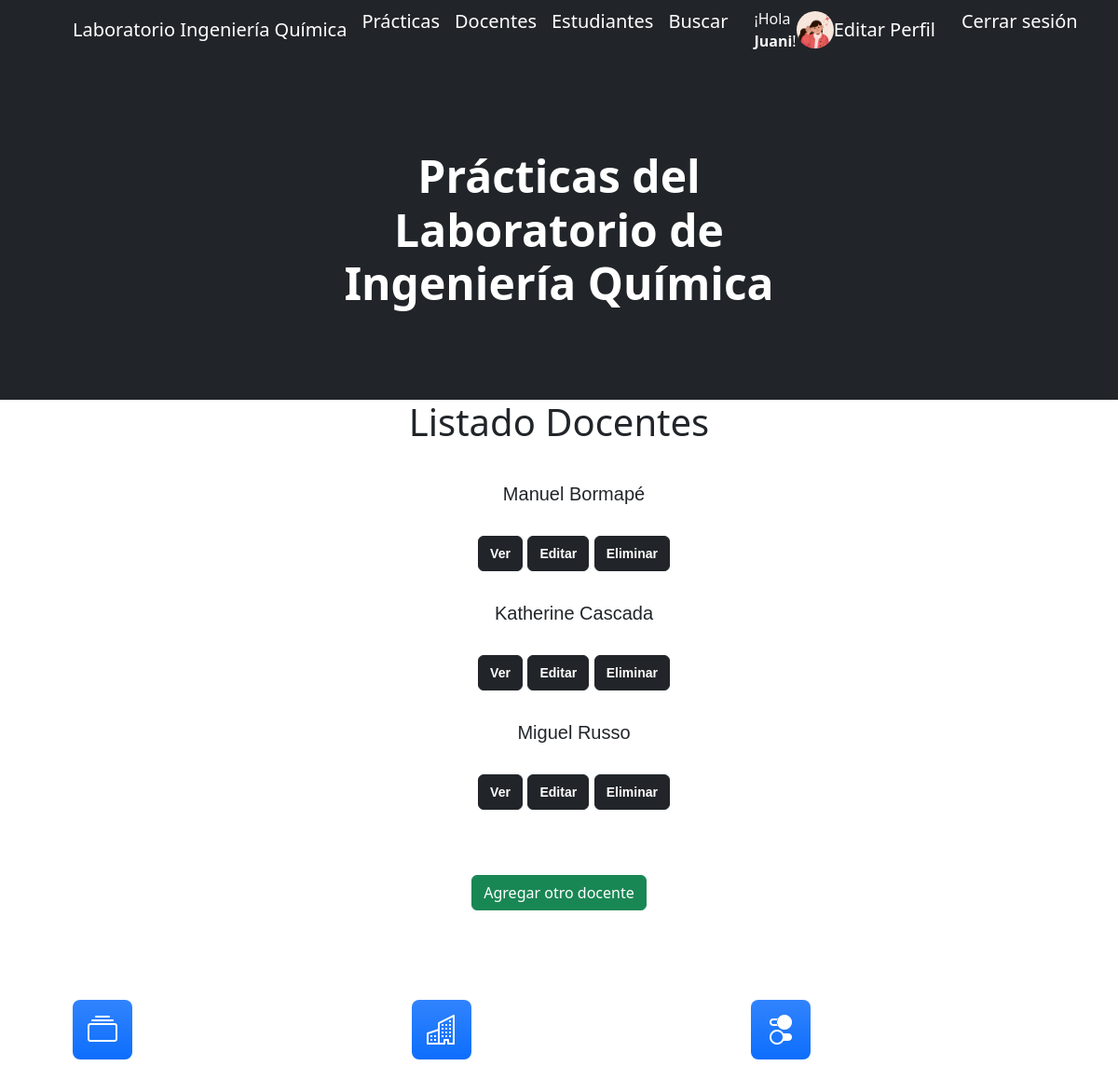
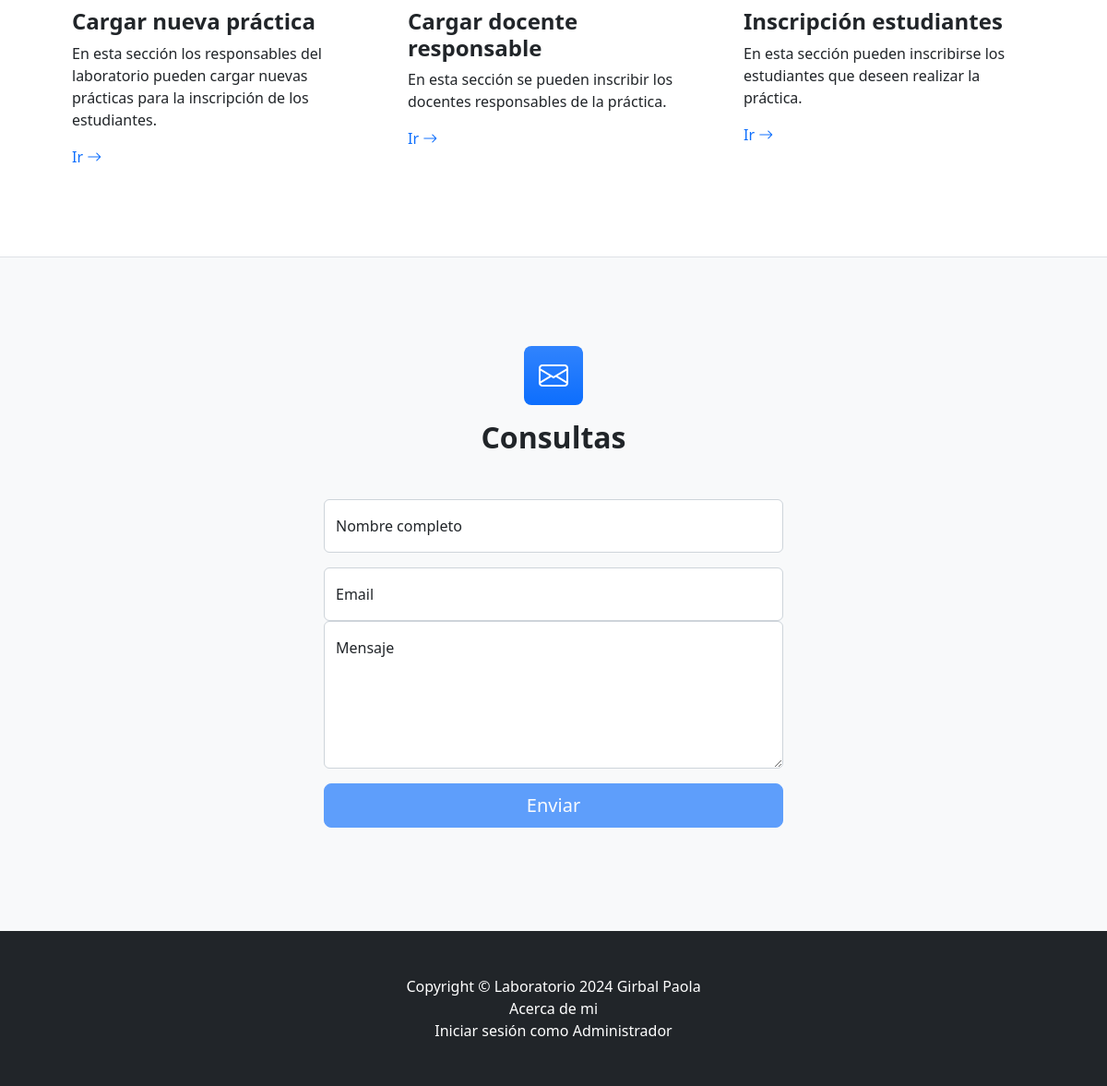
Page /docenteListado/ (signed in) on the committed database (2 pictures, top to bottom).
### AppLab/models.py (models this page shows, shortened)
class UserProfile(models.Model):
    user = models.OneToOneField(User, on_delete=models.CASCADE)
    avatar = models.ImageField(upload_to='avatars/', null=True, blank=True)

class Docente(models.Model):
    nombre = models.CharField(max_length=30)
    apellido = models.CharField(max_length=30)
    legajo = models.IntegerField()
    email = models.EmailField()

### AppLab/views.py (the view)
# urls.py: path('docenteListado/', DocenteListado.as_view(), name = "docentes"),
class DocenteListado(ListView):
    model = Docente
    context_object_name = "docentes"
    template_name = "AppLab/docenteListado.html"

### AppLab/templates/AppLab/docenteListado.html (shortened to what this page needs)
{% extends "AppLab/padre.html" %}
{% load static %}
{% block contenidoQueCambia %}
<div class="container text-center">
    <h1>Listado Docentes</h1>
</div>
<div class="container text-center">
    <ul class="docente-list">
        <br>
        {% for docente in docentes %}
            <li>{{docente.nombre}} {{docente.apellido}}</li>
                <br>
                <button class="btn btn-dark">
                    <a href="{% url 'docente' docente.id %}" class="btn-link">Ver</a>
                </button>
                <button class="btn btn-dark">
                    <a href="{% url 'docente_editar' docente.id %}" class="btn-link">Editar</a>
                </button>
                <button class="btn btn-dark">
                    <a href="{% url 'docente_borrar' docente.id %}" class="btn-link">Eliminar</a>
                </button>
                <br>
                <br>
        {% endfor %}
    </ul>
    <br>
    <a href="{% url 'docente_crear' %}" class="btn btn-success">Agregar otro docente</a>
</div>
{% endblock %}

### AppLab/templates/AppLab/padre.html (shortened to what this page needs)
<!DOCTYPE html>
<html lang="en">
    <head>
        {% load static %}
        <link href="https://cdn.jsdelivr.net/npm/bootstrap-icons@1.4.1/font/bootstrap-icons.css" rel="stylesheet" />
        <link href="{% static 'AppLab/css/styles.css' %}" rel="stylesheet" />
    </head>
    <body>
        <nav class="navbar navbar-expand-lg navbar-dark bg-dark">
            <div class="container px-5">
                <a class="navbar-brand" href="{% url 'inicio' %}">Laboratorio Ingeniería Química</a>
                <div class="collapse navbar-collapse" id="navbarSupportedContent">
                    <ul class="navbar-nav ms-auto mb-2 mb-lg-0">
                        <li class="nav-item"><a class="navbar-brand" href="{% url 'practicas' %}">Prácticas</a></li>
                        <li class="nav-item"><a class="navbar-brand" href="{% url 'docentes' %}">Docentes</a></li>
                        <li class="nav-item"><a class="navbar-brand" href="{% url 'estudiantes' %}">Estudiantes</a></li>
                        <li class="nav-item"><a class="navbar-brand" href="{% url 'buscar' %}">Buscar</a></li>
                    {% if request.user.is_authenticated %}
                        <div class="container d-flex align-items-center">
                            <span class="text-light mr-2"> ¡Hola <strong>{{ request.user.username }}</strong>!</span>
                            {% if request.user.userprofile.avatar %}
                                <img src="{{ request.user.userprofile.avatar.url }}" alt="Avatar" height="40" class="rounded-circle">
                            {% else %}
                                <img src="{% static 'default-avatar.png' %}" alt="Avatar" height="40" class="rounded-circle">
                            {% endif %}
                            <a class="navbar-brand ml-2" href="{% url 'editar_usuario' %}">Editar Perfil</a>
                        </div>
                        <form action="{% url 'logout' %}" method="post" id="logoutForm" class="ml-2">
                            <a class="navbar-brand" href="#" onclick="document.getElementById('logoutForm').submit();">Cerrar sesión</a>
                        </form>
                    {% else %}
                        <li class="nav-item"><a class="navbar-brand" href="{% url 'login' %}">Iniciar sesión</a></li>
                        <li class="nav-item"><a class="navbar-brand" href="{% url 'registro' %}">Registrate</a></li>
                    {% endif %}
                    </ul>
                </div>
            </div>
        </nav>
        <header class="bg-dark py-5">
            <div class="container px-5">
                <div class="row gx-5 justify-content-center">
                    <div class="col-lg-6">
                        <div class="text-center my-5">
                            <h1 class="display-5 fw-bolder text-white mb-2">Prácticas del Laboratorio de Ingeniería Química</h1>
                        </div>
                    </div>
                </div>
            </div>
        </header>
        {% block contenidoQueCambia %}
        {% endblock %}
        <section class="py-5 border-bottom" id="features">
            <div class="container px-5 my-5">
                <div class="row gx-5">
                    <div class="col-lg-4 mb-5 mb-lg-0">
                        <div class="feature bg-primary bg-gradient text-white rounded-3 mb-3"><i class="bi bi-collection"></i></div>
                        <h2 class="h4 fw-bolder">Cargar nueva práctica</h2>
                        <p>En esta sección los responsables del laboratorio pueden cargar nuevas prácticas para la inscripción de los estudiantes.</p>
                        <a class="text-decoration-none" href="{% url 'practicas' %}">
                            Ir
                            <i class="bi bi-arrow-right"></i>
                        </a>
                    </div>
                    <div class="col-lg-4 mb-5 mb-lg-0">
                        <div class="feature bg-primary bg-gradient text-white rounded-3 mb-3"><i class="bi bi-building"></i></div>
                        <h2 class="h4 fw-bolder">Cargar docente responsable</h2>
                        <p>En esta sección se pueden inscribir los docentes responsables de la práctica.</p>
                        <a class="text-decoration-none" href="{% url 'docentes' %}">
                            Ir
                            <i class="bi bi-arrow-right"></i>
                        </a>
                    </div>
                    <div class="col-lg-4">
                        <div class="feature bg-primary bg-gradient text-white rounded-3 mb-3"><i class="bi bi-toggles2"></i></div>
                        <h2 class="h4 fw-bolder">Inscripción estudiantes</h2>
                        <p>En esta sección pueden inscribirse los estudiantes que deseen realizar la práctica.</p>
                        <a class="text-decoration-none" href="{% url 'estudiantes' %}">
                            Ir
                            <i class="bi bi-arrow-right"></i>
                        </a>
                    </div>
                </div>
            </div>
        </section>
        <section class="bg-light py-5">
            <div class="container px-5 my-5 px-5">
                <div class="text-center mb-5">
                    <div class="feature bg-primary bg-gradient text-white rounded-3 mb-3"><i class="bi bi-envelope"></i></div>
                    <h2 class="fw-bolder">Consultas</h2>
                </div>
                <div class="row gx-5 justify-content-center">
                    <div class="col-lg-6">
                        <form id="contactForm" data-sb-form-api-token="API_TOKEN">
                            <div class="form-floating mb-3">
                                <input class="form-control" id="name" type="text" placeholder="Enter your name..." data-sb-validations="required" />
                                <label for="name">Nombre completo</label>
                            </div>
                            <div class="form-floating mb-3">
                                <input class="form-control" id="email" type="email" placeholder="name@example.com" data-sb-validations="required,email" />
                                <label for="email">Email</label>
                            <div class="form-floating mb-3">
                                <textarea class="form-control" id="message" type="text" placeholder="Enter your message here..." style="height: 10rem" data-sb-validations="required"></textarea>
                                <label for="message">Mensaje</label>
                            </div>
                            <div class="d-grid"><button class="btn btn-primary btn-lg disabled" id="submitButton" type="submit">Enviar</button></div>
                        </form>
                    </div>
                </div>
            </div>
        </section>
        <footer class="py-5 bg-dark">
            <div class="container px-5"><p class="m-0 text-center text-white">Copyright &copy; Laboratorio 2024 Girbal Paola</p></div>
            <div class="container px-5"><p class="m-0 text-center text-white"><a class="navbar-brand" href="{% url 'acerca_de_mi' %}">Acerca de mi</a></p></div>
            <div class="container px-5"><p class="m-0 text-center text-white"><a class="navbar-brand" href="{% url 'admin:index' %}">Iniciar sesión como Administrador</a></p></div>
        </footer>
    </body>
</html>

### AppLab/templates/AppLab/docenteListado.html (style rules this page uses)
.btn a { text-decoration: none; }
.btn a { color: white; font-size: 14px; font-weight: bold; }
.docente-list { list-style-type: none; font-family: Arial, sans-serif; font-size: 20px; }

### rows in the picture
Docente: nombre "Manuel", apellido "Bormapé"
Docente: nombre "Katherine", apellido "Cascada"
Docente: nombre "Miguel", apellido "Russo"

### other values in the picture
{{ request.user.username }} "Juani"
